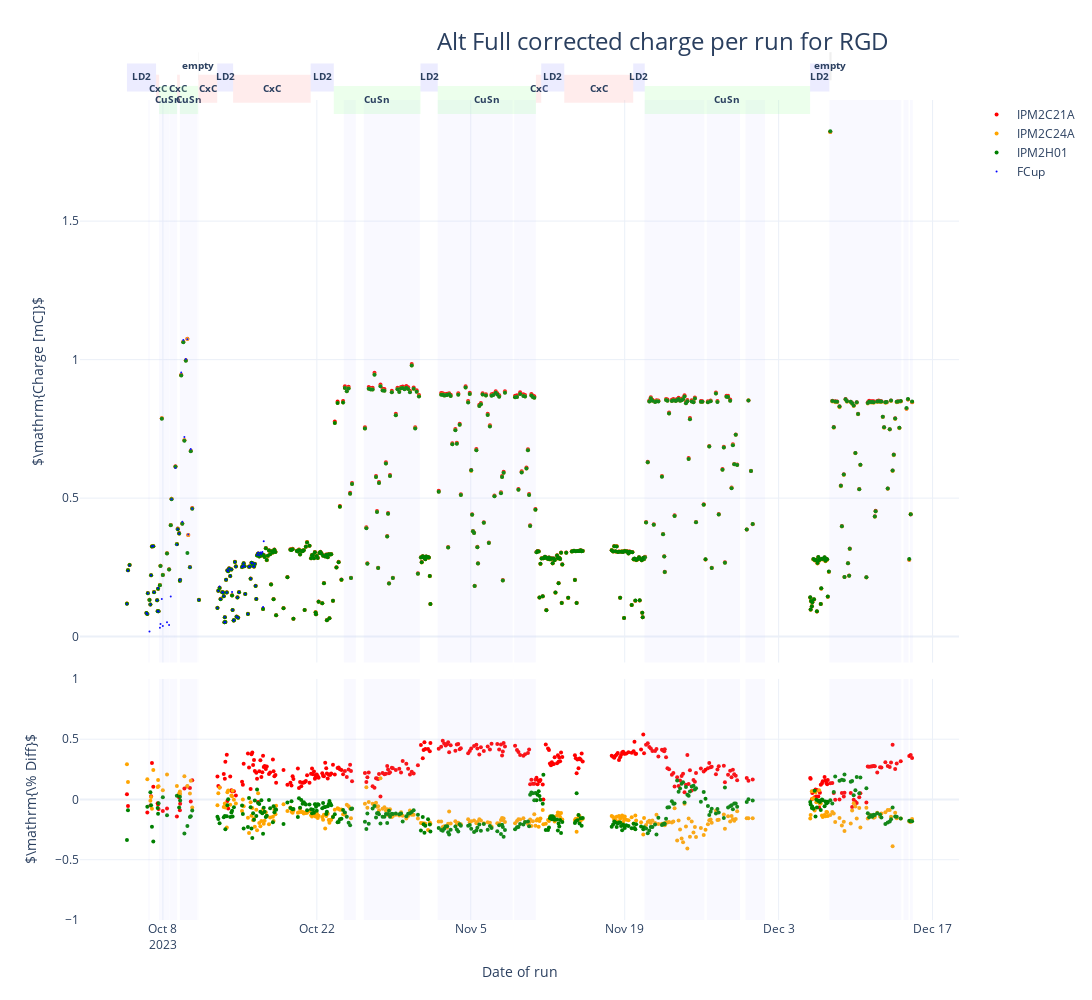

Notebook cell for this chart:
### Code cell
fig = make_subplots(rows=2, cols=1,shared_xaxes=True,
                    vertical_spacing=0.02, row_heights=[0.7,0.3]) # (specs=[[{"secondary_y": True}]])
fig.update_layout(width=1280, height=1000,
                  title=go.layout.Title(text=f"Alt Full corrected charge per run for RGD", xanchor="left", x=0.4),
                  titlefont=dict(size=24),)
x_scale = dfx.time
fig.add_trace(go.Scatter(x=x_scale, y=dfx.IPM2C21A_corr3, mode='markers', name='IPM2C21A', marker=dict(color='red', size=4)), row=1, col=1)
fig.add_trace(go.Scatter(x=x_scale, y=dfx.IPM2C24A_corr3, mode='markers', name='IPM2C24A', marker=dict(color='orange', size=4)), row=1, col=1)
fig.add_trace(go.Scatter(x=x_scale, y=dfx.IPM2H01_corr3, mode='markers', name='IPM2H01', marker=dict(color='green', size=4)), row=1, col=1)
fig.add_trace(go.Scatter(x=x_scale, y=dfx.loc[dfx.start_time<start_fcup_trouble,"scaler_calc1b_corr"], mode='markers', name='FCup', marker=dict(color='blue', size=2)), row=1, col=1)
# dfx.loc[dfx.start_time<start_fcup_trouble,"time"]                         
fig.add_trace(go.Scatter(x=x_scale, y=(100*(dfx.IPM2C21A_corr3-dfx.charge)/df.charge), mode='markers', name='IPM2C21A', showlegend=False, marker=dict(color='red', size=4)), row=2, col=1)
fig.add_trace(go.Scatter(x=x_scale, y=(100*(dfx.IPM2C24A_corr3-dfx.charge)/df.charge), mode='markers', name='IPM2C24A', showlegend=False, marker=dict(color='orange', size=4)), row=2, col=1)
fig.add_trace(go.Scatter(x=x_scale, y=(100*(dfx.IPM2H01_corr3-dfx.charge)/df.charge), mode='markers', name='IPM2H01', showlegend=False, marker=dict(color='green', size=4)), row=2, col=1)

for i in range(len(beam_stop_in_start)):
     fig.add_vrect(x0=beam_stop_in_start[i],x1=beam_stop_in_end[i], fillcolor="#C0C0FF", opacity=0.1, line_width=0)

target_labels={'empty':(1.06,"#B0B0B0"),'LD2':(1.04,"#A0A0FF"),'CxC':(1.02,"#FFA0A0"),'CuSn':(1.,"#A0FFA0")}
        
for i in range(len(target_change_table)-1):
    time0 = max(target_change_table.iloc[i].name, dfx.iloc[0].time)
    time1 = min(target_change_table.iloc[i+1].name, dfx.iloc[-1].time) 
    target = target_change_table.iloc[i].target
    if time1 > dfx.iloc[0].time and time0 < dfx.iloc[-1].time:
        y_pos = target_labels[target][0]
        fig.add_vrect(x0=time0, x1=time1, xref="x", y0=y_pos-0.025, y1=y_pos+0.025, yref='paper', fillcolor=target_labels[target][1], opacity=0.2, line_width=0, row=1, col=1,
                     label=dict(text="<b>"+target+"</b>", font=dict(size=10)))

fig.update_xaxes(title_text="Date of run", row=2, col=1)
fig.update_yaxes(title_text="$\mathrm{Charge [mC]}$", row=1, col=1)
fig.update_yaxes(title_text="$\mathrm{\% Diff}$", range=[-1., 1. ], row=2, col=1)
#fig.update_yaxes(title_text="", titlefont=dict(size=22), tickfont=dict(size=18))
fig.write_image("RGD_Full_corrected_charge_per_run2.pdf",width=1200, height=600)
fig.show()

### Figure 1 — Plotly figure (JSON) as saved in the notebook; plotly's stock layout.template omitted (floating-point values rounded to 4 significant figures; data arrays with more than 128 entries replaced by an {"elided": "..."} marker saying what was removed)
{"data": [{"marker": {"color": "red", "size": 4}, "mode": "markers", "name": "IPM2C21A", "type": "scatter", "x": {"elided": "487 str values"}, "xaxis": "x", "y": {"elided": "487 float values"}, "yaxis": "y"}, {"marker": {"color": "orange", "size": 4}, "mode": "markers", "name": "IPM2C24A", "type": "scatter", "x": {"elided": "487 str values"}, "xaxis": "x", "y": {"elided": "487 float values"}, "yaxis": "y"}, {"marker": {"color": "green", "size": 4}, "mode": "markers", "name": "IPM2H01", "type": "scatter", "x": {"elided": "487 str values"}, "xaxis": "x", "y": {"elided": "487 float values"}, "yaxis": "y"}, {"marker": {"color": "blue", "size": 2}, "mode": "markers", "name": "FCup", "type": "scatter", "x": {"elided": "487 str values"}, "xaxis": "x", "y": [0.1181, 0.2382, 0.257, 0.0855, 0.08179, 0.1563, 0.01887, 0.1161, 0.2219, 0.3265, 0.327, 0.1605, 0.1316, 0.092, 0.1759, 0.09108, 0.03223, 0.04532, 0.1354, 0.03833, 0.05201, 0.04167, 0.1446, 0.496, 0.6091, 0.3321, 0.388, 0.3717, 0.2034, 0.2058, 0.9537, 0.4146, 1.071, 0.7203, 1.002, 1.073, 0.3686, 0.2515, 0.6769, 0.4617, 0.1323, 0.1037, 0.1657, 0.181, 0.1356, 0.1604, 0.1597, 0.1462, 0.05221, 0.07105, 0.05197, 0.2051, 0.1591, 0.2395, 0.2361, 0.2455, 0.2182, 0.242, 0.1614, 0.09583, 0.05827, 0.05906, 0.2691, 0.2525, 0.07188, 0.1414, 0.06824, 0.1601, 0.2509, 0.2549, 0.2643, 0.2534, 0.1534, 0.08164, 0.2522, 0.2531, 0.209, 0.2664, 0.2651, 0.2533, 0.2532, 0.2628, 0.1839, 0.1365, 0.2957, 0.3029, 0.2939, 0.3034, 0.2995, 0.3053, 0.1067, 0.344], "yaxis": "y"}, {"marker": {"color": "red", "size": 4}, "mode": "markers", "name": "IPM2C21A", "showlegend": false, "type": "scatter", "x": {"elided": "487 str values"}, "xaxis": "x2", "y": {"elided": "635 float values"}, "yaxis": "y2"}, {"marker": {"color": "orange", "size": 4}, "mode": "markers", "name": "IPM2C24A", "showlegend": false, "type": "scatter", "x": {"elided": "487 str values"}, "xaxis": "x2", "y": {"elided": "635 float values"}, "yaxis": "y2"}, {"marker": {"color": "green", "size": 4}, "mode": "markers", "name": "IPM2H01", "showlegend": false, "type": "scatter", "x": {"elided": "487 str values"}, "xaxis": "x2", "y": {"elided": "635 float values"}, "yaxis": "y2"}], "layout": {"height": 1000, "shapes": [{"fillcolor": "#C0C0FF", "line": {"width": 0}, "opacity": 0.1, "type": "rect", "x0": "2023-10-06T16:01:36.594000", "x1": "2023-10-06T19:08:57.796000", "xref": "x", "y0": 0, "y1": 1, "yref": "y domain"}, {"fillcolor": "#C0C0FF", "line": {"width": 0}, "opacity": 0.1, "type": "rect", "x0": "2023-10-06T16:01:36.594000", "x1": "2023-10-06T19:08:57.796000", "xref": "x2", "y0": 0, "y1": 1, "yref": "y2 domain"}, {"fillcolor": "#C0C0FF", "line": {"width": 0}, "opacity": 0.1, "type": "rect", "x0": "2023-10-07T15:24:48.931000", "x1": "2023-10-08T07:52:50.636000", "xref": "x", "y0": 0, "y1": 1, "yref": "y domain"}, {"fillcolor": "#C0C0FF", "line": {"width": 0}, "opacity": 0.1, "type": "rect", "x0": "2023-10-07T15:24:48.931000", "x1": "2023-10-08T07:52:50.636000", "xref": "x2", "y0": 0, "y1": 1, "yref": "y2 domain"}, {"fillcolor": "#C0C0FF", "line": {"width": 0}, "opacity": 0.1, "type": "rect", "x0": "2023-10-08T08:16:58.456000", "x1": "2023-10-08T14:15:26.265000", "xref": "x", "y0": 0, "y1": 1, "yref": "y domain"}, {"fillcolor": "#C0C0FF", "line": {"width": 0}, "opacity": 0.1, "type": "rect", "x0": "2023-10-08T08:16:58.456000", "x1": "2023-10-08T14:15:26.265000", "xref": "x2", "y0": 0, "y1": 1, "yref": "y2 domain"}, {"fillcolor": "#C0C0FF", "line": {"width": 0}, "opacity": 0.1, "type": "rect", "x0": "2023-10-08T14:49:12.831000", "x1": "2023-10-09T01:23:14.283000", "xref": "x", "y0": 0, "y1": 1, "yref": "y domain"}, {"fillcolor": "#C0C0FF", "line": {"width": 0}, "opacity": 0.1, "type": "rect", "x0": "2023-10-08T14:49:12.831000", "x1": "2023-10-09T01:23:14.283000", "xref": "x2", "y0": 0, "y1": 1, "yref": "y2 domain"}, {"fillcolor": "#C0C0FF", "line": {"width": 0}, "opacity": 0.1, "type": "rect", "x0": "2023-10-09T01:40:34.115000", "x1": "2023-10-09T06:49:07.173000", "xref": "x", "y0": 0, "y1": 1, "yref": "y domain"}, {"fillcolor": "#C0C0FF", "line": {"width": 0}, "opacity": 0.1, "type": "rect", "x0": "2023-10-09T01:40:34.115000", "x1": "2023-10-09T06:49:07.173000", "xref": "x2", "y0": 0, "y1": 1, "yref": "y2 domain"}, {"fillcolor": "#C0C0FF", "line": {"width": 0}, "opacity": 0.1, "type": "rect", "x0": "2023-10-09T12:47:08.114000", "x1": "2023-10-11T02:25:59.957000", "xref": "x", "y0": 0, "y1": 1, "yref": "y domain"}, {"fillcolor": "#C0C0FF", "line": {"width": 0}, "opacity": 0.1, "type": "rect", "x0": "2023-10-09T12:47:08.114000", "x1": "2023-10-11T02:25:59.957000", "xref": "x2", "y0": 0, "y1": 1, "yref": "y2 domain"}, {"fillcolor": "#C0C0FF", "line": {"width": 0}, "opacity": 0.1, "type": "rect", "x0": "2023-10-11T03:15:18.199000", "x1": "2023-10-11T05:23:26.398000", "xref": "x", "y0": 0, "y1": 1, "yref": "y domain"}, {"fillcolor": "#C0C0FF", "line": {"width": 0}, "opacity": 0.1, "type": "rect", "x0": "2023-10-11T03:15:18.199000", "x1": "2023-10-11T05:23:26.398000", "xref": "x2", "y0": 0, "y1": 1, "yref": "y2 domain"}, {"fillcolor": "#C0C0FF", "line": {"width": 0}, "opacity": 0.1, "type": "rect", "x0": "2023-10-24T10:47:54.883000", "x1": "2023-10-25T13:07:32.883000", "xref": "x", "y0": 0, "y1": 1, "yref": "y domain"}, {"fillcolor": "#C0C0FF", "line": {"width": 0}, "opacity": 0.1, "type": "rect", "x0": "2023-10-24T10:47:54.883000", "x1": "2023-10-25T13:07:32.883000", "xref": "x2", "y0": 0, "y1": 1, "yref": "y2 domain"}, {"fillcolor": "#C0C0FF", "line": {"width": 0}, "opacity": 0.1, "type": "rect", "x0": "2023-10-26T06:33:23.833000", "x1": "2023-10-31T08:45:47.598000", "xref": "x", "y0": 0, "y1": 1, "yref": "y domain"}, {"fillcolor": "#C0C0FF", "line": {"width": 0}, "opacity": 0.1, "type": "rect", "x0": "2023-10-26T06:33:23.833000", "x1": "2023-10-31T08:45:47.598000", "xref": "x2", "y0": 0, "y1": 1, "yref": "y2 domain"}, {"fillcolor": "#C0C0FF", "line": {"width": 0}, "opacity": 0.1, "type": "rect", "x0": "2023-11-01T23:39:55.187000", "x1": "2023-11-08T19:29:40.491000", "xref": "x", "y0": 0, "y1": 1, "yref": "y domain"}, {"fillcolor": "#C0C0FF", "line": {"width": 0}, "opacity": 0.1, "type": "rect", "x0": "2023-11-01T23:39:55.187000", "x1": "2023-11-08T19:29:40.491000", "xref": "x2", "y0": 0, "y1": 1, "yref": "y2 domain"}, {"fillcolor": "#C0C0FF", "line": {"width": 0}, "opacity": 0.1, "type": "rect", "x0": "2023-11-08T22:13:58.525000", "x1": "2023-11-08T22:14:42.258000", "xref": "x", "y0": 0, "y1": 1, "yref": "y domain"}, {"fillcolor": "#C0C0FF", "line": {"width": 0}, "opacity": 0.1, "type": "rect", "x0": "2023-11-08T22:13:58.525000", "x1": "2023-11-08T22:14:42.258000", "xref": "x2", "y0": 0, "y1": 1, "yref": "y2 domain"}, {"fillcolor": "#C0C0FF", "line": {"width": 0}, "opacity": 0.1, "type": "rect", "x0": "2023-11-08T22:56:57.125000", "x1": "2023-11-10T22:02:05.149000", "xref": "x", "y0": 0, "y1": 1, "yref": "y domain"}, {"fillcolor": "#C0C0FF", "line": {"width": 0}, "opacity": 0.1, "type": "rect", "x0": "2023-11-08T22:56:57.125000", "x1": "2023-11-10T22:02:05.149000", "xref": "x2", "y0": 0, "y1": 1, "yref": "y2 domain"}, {"fillcolor": "#C0C0FF", "line": {"width": 0}, "opacity": 0.1, "type": "rect", "x0": "2023-11-20T19:13:16.869000", "x1": "2023-11-26T06:01:10.232000", "xref": "x", "y0": 0, "y1": 1, "yref": "y domain"}, {"fillcolor": "#C0C0FF", "line": {"width": 0}, "opacity": 0.1, "type": "rect", "x0": "2023-11-20T19:13:16.869000", "x1": "2023-11-26T06:01:10.232000", "xref": "x2", "y0": 0, "y1": 1, "yref": "y2 domain"}, {"fillcolor": "#C0C0FF", "line": {"width": 0}, "opacity": 0.1, "type": "rect", "x0": "2023-11-26T11:13:11.806000", "x1": "2023-11-29T11:30:11.912000", "xref": "x", "y0": 0, "y1": 1, "yref": "y domain"}, {"fillcolor": "#C0C0FF", "line": {"width": 0}, "opacity": 0.1, "type": "rect", "x0": "2023-11-26T11:13:11.806000", "x1": "2023-11-29T11:30:11.912000", "xref": "x2", "y0": 0, "y1": 1, "yref": "y2 domain"}, {"fillcolor": "#C0C0FF", "line": {"width": 0}, "opacity": 0.1, "type": "rect", "x0": "2023-11-29T23:38:58.278000", "x1": "2023-12-01T18:13:37.451000", "xref": "x", "y0": 0, "y1": 1, "yref": "y domain"}, {"fillcolor": "#C0C0FF", "line": {"width": 0}, "opacity": 0.1, "type": "rect", "x0": "2023-11-29T23:38:58.278000", "x1": "2023-12-01T18:13:37.451000", "xref": "x2", "y0": 0, "y1": 1, "yref": "y2 domain"}, {"fillcolor": "#C0C0FF", "line": {"width": 0}, "opacity": 0.1, "type": "rect", "x0": "2023-12-07T14:39:28.056000", "x1": "2023-12-14T04:04:00.268000", "xref": "x", "y0": 0, "y1": 1, "yref": "y domain"}, {"fillcolor": "#C0C0FF", "line": {"width": 0}, "opacity": 0.1, "type": "rect", "x0": "2023-12-07T14:39:28.056000", "x1": "2023-12-14T04:04:00.268000", "xref": "x2", "y0": 0, "y1": 1, "yref": "y2 domain"}, {"fillcolor": "#C0C0FF", "line": {"width": 0}, "opacity": 0.1, "type": "rect", "x0": "2023-12-14T08:51:36.541000", "x1": "2023-12-14T19:42:03.871000", "xref": "x", "y0": 0, "y1": 1, "yref": "y domain"}, {"fillcolor": "#C0C0FF", "line": {"width": 0}, "opacity": 0.1, "type": "rect", "x0": "2023-12-14T08:51:36.541000", "x1": "2023-12-14T19:42:03.871000", "xref": "x2", "y0": 0, "y1": 1, "yref": "y2 domain"}, {"fillcolor": "#C0C0FF", "line": {"width": 0}, "opacity": 0.1, "type": "rect", "x0": "2023-12-14T22:50:43.234000", "x1": "2023-12-15T04:42:53", "xref": "x", "y0": 0, "y1": 1, "yref": "y domain"}, {"fillcolor": "#C0C0FF", "line": {"width": 0}, "opacity": 0.1, "type": "rect", "x0": "2023-12-14T22:50:43.234000", "x1": "2023-12-15T04:42:53", "xref": "x2", "y0": 0, "y1": 1, "yref": "y2 domain"}, {"fillcolor": "#A0A0FF", "label": {"font": {"size": 10}, "text": "<b>LD2</b>"}, "line": {"width": 0}, "opacity": 0.2, "type": "rect", "x0": "2023-10-04T17:28:08", "x1": "2023-10-07T08:58:11", "xref": "x", "y0": 1.015, "y1": 1.065, "yref": "y domain"}, {"fillcolor": "#FFA0A0", "label": {"font": {"size": 10}, "text": "<b>CxC</b>"}, "line": {"width": 0}, "opacity": 0.2, "type": "rect", "x0": "2023-10-07T08:58:11", "x1": "2023-10-07T15:37:25", "xref": "x", "y0": 0.995, "y1": 1.045, "yref": "y domain"}, {"fillcolor": "#A0FFA0", "label": {"font": {"size": 10}, "text": "<b>CuSn</b>"}, "line": {"width": 0}, "opacity": 0.2, "type": "rect", "x0": "2023-10-07T15:37:25", "x1": "2023-10-09T06:55:38", "xref": "x", "y0": 0.975, "y1": 1.025, "yref": "y domain"}, {"fillcolor": "#FFA0A0", "label": {"font": {"size": 10}, "text": "<b>CxC</b>"}, "line": {"width": 0}, "opacity": 0.2, "type": "rect", "x0": "2023-10-09T06:55:38", "x1": "2023-10-09T12:51:52", "xref": "x", "y0": 0.995, "y1": 1.045, "yref": "y domain"}, {"fillcolor": "#A0FFA0", "label": {"font": {"size": 10}, "text": "<b>CuSn</b>"}, "line": {"width": 0}, "opacity": 0.2, "type": "rect", "x0": "2023-10-09T12:51:52", "x1": "2023-10-11T04:49:51", "xref": "x", "y0": 0.975, "y1": 1.025, "yref": "y domain"}, {"fillcolor": "#B0B0B0", "label": {"font": {"size": 10}, "text": "<b>empty</b>"}, "line": {"width": 0}, "opacity": 0.2, "type": "rect", "x0": "2023-10-11T04:49:51", "x1": "2023-10-11T05:32:47", "xref": "x", "y0": 1.035, "y1": 1.085, "yref": "y domain"}, {"fillcolor": "#FFA0A0", "label": {"font": {"size": 10}, "text": "<b>CxC</b>"}, "line": {"width": 0}, "opacity": 0.2, "type": "rect", "x0": "2023-10-11T05:32:47", "x1": "2023-10-12T22:30:41", "xref": "x", "y0": 0.995, "y1": 1.045, "yref": "y domain"}, {"fillcolor": "#A0A0FF", "label": {"font": {"size": 10}, "text": "<b>LD2</b>"}, "line": {"width": 0}, "opacity": 0.2, "type": "rect", "x0": "2023-10-12T22:30:41", "x1": "2023-10-14T09:15:40", "xref": "x", "y0": 1.015, "y1": 1.065, "yref": "y domain"}, {"fillcolor": "#FFA0A0", "label": {"font": {"size": 10}, "text": "<b>CxC</b>"}, "line": {"width": 0}, "opacity": 0.2, "type": "rect", "x0": "2023-10-14T09:15:40", "x1": "2023-10-21T10:29:24", "xref": "x", "y0": 0.995, "y1": 1.045, "yref": "y domain"}, {"fillcolor": "#A0A0FF", "label": {"font": {"size": 10}, "text": "<b>LD2</b>"}, "line": {"width": 0}, "opacity": 0.2, "type": "rect", "x0": "2023-10-21T10:29:24", "x1": "2023-10-23T13:01:10", "xref": "x", "y0": 1.015, "y1": 1.065, "yref": "y domain"}, {"fillcolor": "#A0FFA0", "label": {"font": {"size": 10}, "text": "<b>CuSn</b>"}, "line": {"width": 0}, "opacity": 0.2, "type": "rect", "x0": "2023-10-23T13:01:10", "x1": "2023-10-31T10:13:58", "xref": "x", "y0": 0.975, "y1": 1.025, "yref": "y domain"}, {"fillcolor": "#A0A0FF", "label": {"font": {"size": 10}, "text": "<b>LD2</b>"}, "line": {"width": 0}, "opacity": 0.2, "type": "rect", "x0": "2023-10-31T10:13:58", "x1": "2023-11-01T23:53:45", "xref": "x", "y0": 1.015, "y1": 1.065, "yref": "y domain"}, {"fillcolor": "#A0FFA0", "label": {"font": {"size": 10}, "text": "<b>CuSn</b>"}, "line": {"width": 0}, "opacity": 0.2, "type": "rect", "x0": "2023-11-01T23:53:45", "x1": "2023-11-10T22:14:18", "xref": "x", "y0": 0.975, "y1": 1.025, "yref": "y domain"}, {"fillcolor": "#FFA0A0", "label": {"font": {"size": 10}, "text": "<b>CxC</b>"}, "line": {"width": 0}, "opacity": 0.2, "type": "rect", "x0": "2023-11-10T22:14:18", "x1": "2023-11-11T09:47:31", "xref": "x", "y0": 0.995, "y1": 1.045, "yref": "y domain"}, {"fillcolor": "#A0A0FF", "label": {"font": {"size": 10}, "text": "<b>LD2</b>"}, "line": {"width": 0}, "opacity": 0.2, "type": "rect", "x0": "2023-11-11T09:47:31", "x1": "2023-11-13T12:03:22", "xref": "x", "y0": 1.015, "y1": 1.065, "yref": "y domain"}, {"fillcolor": "#FFA0A0", "label": {"font": {"size": 10}, "text": "<b>CxC</b>"}, "line": {"width": 0}, "opacity": 0.2, "type": "rect", "x0": "2023-11-13T12:03:22", "x1": "2023-11-19T18:37:53", "xref": "x", "y0": 0.995, "y1": 1.045, "yref": "y domain"}, {"fillcolor": "#A0A0FF", "label": {"font": {"size": 10}, "text": "<b>LD2</b>"}, "line": {"width": 0}, "opacity": 0.2, "type": "rect", "x0": "2023-11-19T18:37:53", "x1": "2023-11-20T19:46:48", "xref": "x", "y0": 1.015, "y1": 1.065, "yref": "y domain"}, {"fillcolor": "#A0FFA0", "label": {"font": {"size": 10}, "text": "<b>CuSn</b>"}, "line": {"width": 0}, "opacity": 0.2, "type": "rect", "x0": "2023-11-20T19:46:48", "x1": "2023-12-05T20:41:39", "xref": "x", "y0": 0.975, "y1": 1.025, "yref": "y domain"}, {"fillcolor": "#A0A0FF", "label": {"font": {"size": 10}, "text": "<b>LD2</b>"}, "line": {"width": 0}, "opacity": 0.2, "type": "rect", "x0": "2023-12-05T20:41:39", "x1": "2023-12-07T14:50:33", "xref": "x", "y0": 1.015, "y1": 1.065, "yref": "y domain"}, {"fillcolor": "#B0B0B0", "label": {"font": {"size": 10}, "text": "<b>empty</b>"}, "line": {"width": 0}, "opacity": 0.2, "type": "rect", "x0": "2023-12-07T14:50:33", "x1": "2023-12-07T19:35:13", "xref": "x", "y0": 1.035, "y1": 1.085, "yref": "y domain"}], "title": {"font": {"size": 24}, "text": "Alt Full corrected charge per run for RGD", "x": 0.4, "xanchor": "left"}, "width": 1280, "xaxis": {"anchor": "y", "autorange": true, "domain": [0, 1], "matches": "x2", "range": ["2023-09-30 12:13:49.0422", "2023-12-19 08:31:56.4578"], "showticklabels": false, "type": "date"}, "xaxis2": {"anchor": "y2", "autorange": true, "domain": [0, 1], "range": ["2023-09-30 12:13:49.0422", "2023-12-19 08:31:56.4578"], "title": {"text": "Date of run"}, "type": "date"}, "yaxis": {"anchor": "x", "autorange": true, "domain": [0.314, 1], "range": [-0.0935, 1.937], "title": {"text": "$\\mathrm{Charge [mC]}$"}, "type": "linear"}, "yaxis2": {"anchor": "x2", "domain": [0, 0.294], "range": [-1, 1], "title": {"text": "$\\mathrm{\\% Diff}$"}, "type": "linear"}}}
